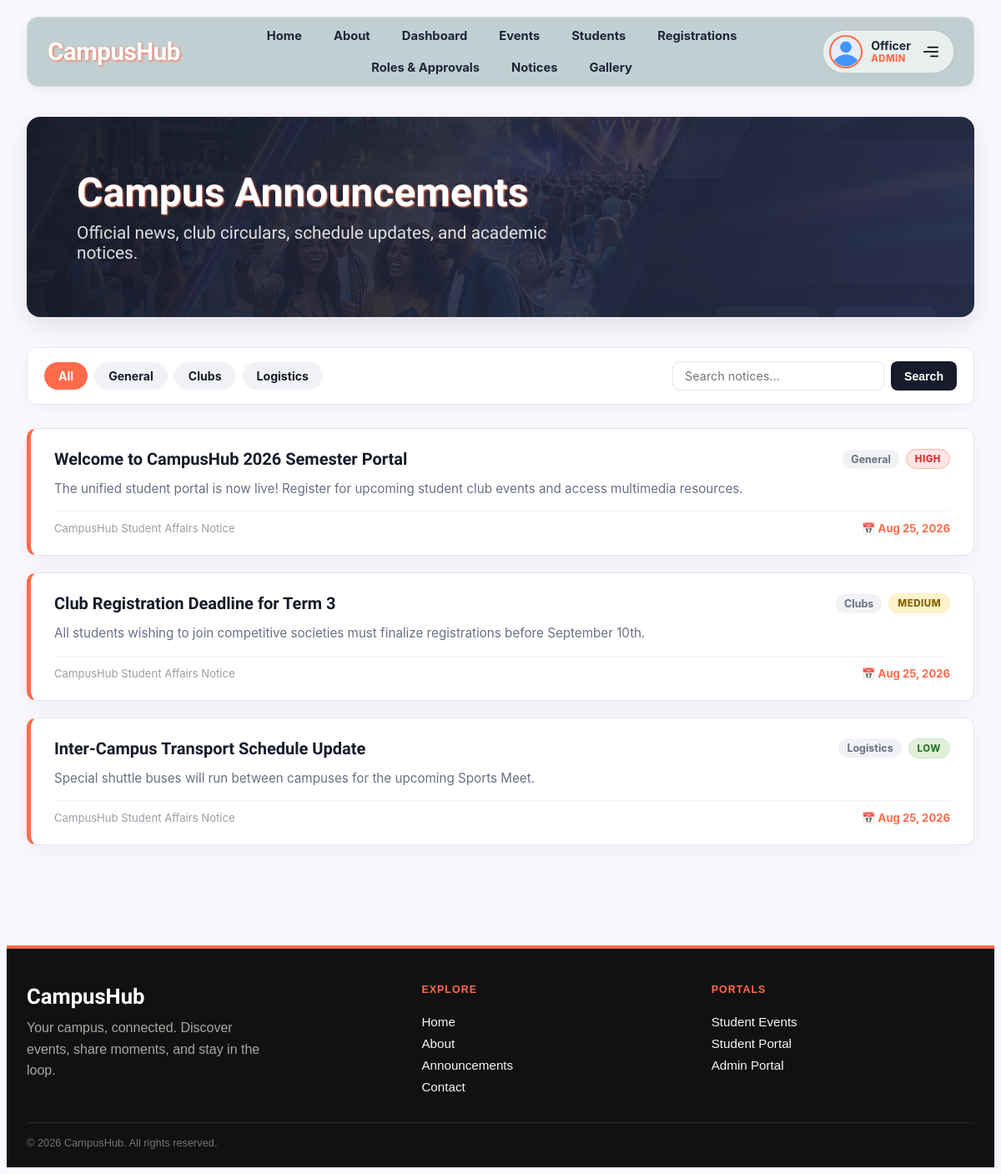
Screenshot of /announcements.php (signed in) with the database file from the repository.
### tables this page shows
CREATE TABLE IF NOT EXISTS `announcements` (
  `announcement_id` INT AUTO_INCREMENT PRIMARY KEY,
  `title` VARCHAR(255) NOT NULL,
  `content` TEXT NOT NULL,
  `category` VARCHAR(50) NOT NULL DEFAULT 'General',
  `priority` ENUM('low', 'medium', 'high', 'urgent') DEFAULT 'medium',
  `admin_admin_id` INT NULL,
  `meta_data` JSON NULL,
  `created_at` TIMESTAMP DEFAULT CURRENT_TIMESTAMP,
  CONSTRAINT `fk_announcements_admin` FOREIGN KEY (`admin_admin_id`) REFERENCES `admin` (`admin_id`) ON DELETE SET NULL
);

### includes/db.php (called while the page is built, shortened)
<?php
class Database
{
  private static $connection = null;
  public static function getConnection()
  {
    if (self::$connection === null) {
      $conn = @new mysqli(DB_HOST, DB_USER, DB_PASS, DB_NAME, 3306);
      $conn->set_charset("utf8mb4");
      self::$connection = $conn;
    }
    return self::$connection;
  }
  public static function search($query, $types = null, $params = [])
  {
    $conn = self::getConnection();
    $statement = $conn->prepare($query);
    $statement->execute();
    $result = $statement->get_result();
    return $result;
  }
}

### announcements.php (the view, shortened to what this page needs)
<?php
require_once 'includes/header.php';
require_once 'includes/db.php';
$filter_category = isset($_GET['category']) ? trim($_GET['category']) : 'all';
$search_query = isset($_GET['search']) ? trim($_GET['search']) : '';
$announcements = [];
$sql = "SELECT * FROM announcements WHERE 1=1";
$params = [];
$types = "";
$sql .= " ORDER BY created_at DESC";
$result = Database::search($sql, $types, $params);
if ($result && $result->num_rows > 0) {
    while ($row = $result->fetch_assoc()) {
        $announcements[] = $row;
    }
}
?>
<main class="page-container">
  <section class="announcement-hero">
    <h1>Campus Announcements</h1>
    <p>Official news, club circulars, schedule updates, and academic notices.</p>
  </section>
  <section class="content-section">
    <div class="filter-bar">
      <div class="category-pills">
        <a href="announcements.php?category=all" class="pill-btn <?php echo ($filter_category === 'all') ? 'active' : ''; ?>">All</a>
        <a href="announcements.php?category=General" class="pill-btn <?php echo ($filter_category === 'General') ? 'active' : ''; ?>">General</a>
        <a href="announcements.php?category=Clubs" class="pill-btn <?php echo ($filter_category === 'Clubs') ? 'active' : ''; ?>">Clubs</a>
        <a href="announcements.php?category=Logistics" class="pill-btn <?php echo ($filter_category === 'Logistics') ? 'active' : ''; ?>">Logistics</a>
      </div>
      <form method="GET" action="announcements.php" class="search-box">
        <input type="text" name="search" class="search-input" placeholder="Search notices..." value="<?php echo htmlspecialchars($search_query); ?>">
        <button type="submit" class="btn-search">Search</button>
      </form>
    </div>
    <div class="announcement-list">
      <?php if (count($announcements) === 0): ?>
        <div class="announcement-card" style="text-align: center; padding: 40px;">
          <h2>No announcements found</h2>
          <p class="announcement-body">No circulars match your selected search or filter criteria.</p>
        </div>
      <?php else: ?>
        <?php foreach ($announcements as $item): ?>
          <?php
            $p_class = 'priority-' . strtolower($item['priority'] ?? 'medium');
            $date_str = date('M d, Y', strtotime($item['created_at'] ?? 'now'));
          ?>
          <article class="announcement-card">
            <div class="announcement-header">
              <h2><?php echo htmlspecialchars($item['title']); ?></h2>
              <div class="badges">
                <span class="category-tag"><?php echo htmlspecialchars($item['category'] ?? 'General'); ?></span>
                <span class="priority-badge <?php echo $p_class; ?>"><?php echo htmlspecialchars($item['priority'] ?? 'Notice'); ?></span>
              </div>
            </div>
            <p class="announcement-body"><?php echo nl2br(htmlspecialchars($item['content'])); ?></p>
            <div class="announcement-footer">
              <span>CampusHub Student Affairs Notice</span>
              <span class="announcement-date">📅 <?php echo $date_str; ?></span>
            </div>
          </article>
        <?php endforeach; ?>
      <?php endif; ?>
    </div>
  </section>
</main>
<?php
require_once 'includes/footer.php';
?>

### assets/css/style.css (style rules this page uses)
body { background-color: #faf8ff; font-family: 'Archivo Black', sans-serif; }

### announcements.php (style rules this page uses)
.page-container { --ink: #171b2a; --muted: #687083; --line: #e4e7ed; --coral: #FF6B4A; width: 100%; padding: 0 24px 64px; box-sizing: border-box; }
.announcement-hero, .content-section { width: 100%; max-width: 1200px; margin-right: auto; margin-left: auto; }
.announcement-hero { position: relative; display: flex; flex-direction: column; justify-content: center; min-height: 240px; margin-top: 36px; padding: 40px clamp(24px, 5vw, 64px); box-sizing: border-box; border-radius: 16px; background: linear-gradient(115deg, rgba(23, 27, 42, 0.94), rgba(43, 53, 79, 0.8)), url('assets/images/hero2.jpg') center / cover; color: #ffffff; box-shadow: 0 10px 30px rgba(0, 0, 0, 0.1); }
.announcement-hero h1 { margin: 0 0 10px; font-size: clamp(2rem, 4vw, 3rem); line-height: 1.1; text-shadow: #FF6B4A 1px 1px 2px; }
.announcement-hero p { max-width: 600px; margin: 0; color: rgba(255, 255, 255, 0.85); font-family: 'Cabin Sketch', cursive; font-size: 1.3rem; }
.content-section { margin-top: 36px; }
.filter-bar { display: flex; justify-content: space-between; align-items: center; flex-wrap: wrap; gap: 16px; background: #ffffff; padding: 16px 20px; border: 1px solid var(--line); border-radius: 12px; margin-bottom: 28px; box-shadow: 0 4px 16px rgba(23, 27, 42, 0.04); }
.category-pills { display: flex; gap: 8px; flex-wrap: wrap; }
.pill-btn { padding: 7px 16px; border-radius: 20px; font-size: 0.88rem; font-weight: 700; text-decoration: none; color: var(--ink); background: #f0f2f5; transition: all 0.2s ease; border: 1px solid transparent; font-family: -apple-system, BlinkMacSystemFont, "Segoe UI", Roboto, sans-serif; }
.pill-btn.active { background: var(--coral); color: #ffffff; }
.search-box { display: flex; gap: 8px; }
.search-input { padding: 8px 14px; border: 1.5px solid var(--line); border-radius: 8px; font-size: 0.9rem; outline: none; font-family: -apple-system, BlinkMacSystemFont, "Segoe UI", Roboto, sans-serif; }
.btn-search { padding: 8px 16px; background: var(--ink); color: #ffffff; border: none; border-radius: 8px; font-weight: bold; cursor: pointer; font-size: 0.88rem; transition: background 0.2s; }
.announcement-list { display: flex; flex-direction: column; gap: 20px; }
.announcement-card { background: #ffffff; border-radius: 12px; border: 1px solid var(--line); padding: 24px 28px; box-shadow: 0 8px 24px rgba(23, 27, 42, 0.05); border-left: 5px solid var(--coral); transition: transform 0.2s ease, box-shadow 0.2s ease; }
.announcement-header { display: flex; justify-content: space-between; align-items: center; gap: 16px; margin-bottom: 12px; flex-wrap: wrap; }
.announcement-header h2 { margin: 0; color: var(--ink); font-size: 1.25rem; }
.badges { display: flex; align-items: center; gap: 8px; }
.priority-badge { font-size: 0.72rem; text-transform: uppercase; font-weight: 800; padding: 4px 10px; border-radius: 12px; font-family: -apple-system, BlinkMacSystemFont, "Segoe UI", Roboto, sans-serif; letter-spacing: 0.5px; }
.priority-urgent, .priority-high { background: #ffe5e5; color: #d63031; border: 1px solid #fab1a0; }
.priority-medium { background: #fff3cd; color: #856404; border: 1px solid #ffeeba; }
.priority-low { background: #e2f0d9; color: #2e7d32; border: 1px solid #c8e6c9; }
.category-tag { font-size: 0.78rem; background: #f0f2f5; color: var(--muted); padding: 4px 10px; border-radius: 12px; font-weight: 700; font-family: -apple-system, BlinkMacSystemFont, "Segoe UI", Roboto, sans-serif; }
.announcement-body { color: var(--muted); font-family: -apple-system, BlinkMacSystemFont, "Segoe UI", Roboto, sans-serif; font-size: 0.95rem; line-height: 1.6; margin: 0 0 14px; }
.announcement-footer { display: flex; justify-content: space-between; align-items: center; font-size: 0.82rem; color: #9aa0a6; font-family: -apple-system, BlinkMacSystemFont, "Segoe UI", Roboto, sans-serif; border-top: 1px solid #f2f4f7; padding-top: 12px; }
.announcement-date { color: var(--coral); font-weight: 700; }

### rows the page displays
announcements: title "Welcome to CampusHub 2026 Semester Portal", category "General", priority "HIGH", content "The unified student portal is now live! Register for upcoming student club events and access multimedia resources.", created_at "Aug 25, 2026"
announcements: title "Club Registration Deadline for Term 3", category "Clubs", priority "MEDIUM", content "All students wishing to join competitive societies must finalize registrations before September 10th.", created_at "Aug 25, 2026"
announcements: title "Inter-Campus Transport Schedule Update", category "Logistics", priority "LOW", content "Special shuttle buses will run between campuses for the upcoming Sports Meet.", created_at "Aug 25, 2026"

### other values shown
$user_name "Officer"
str_replace('_', ' ', $user_role) "ADMIN"
